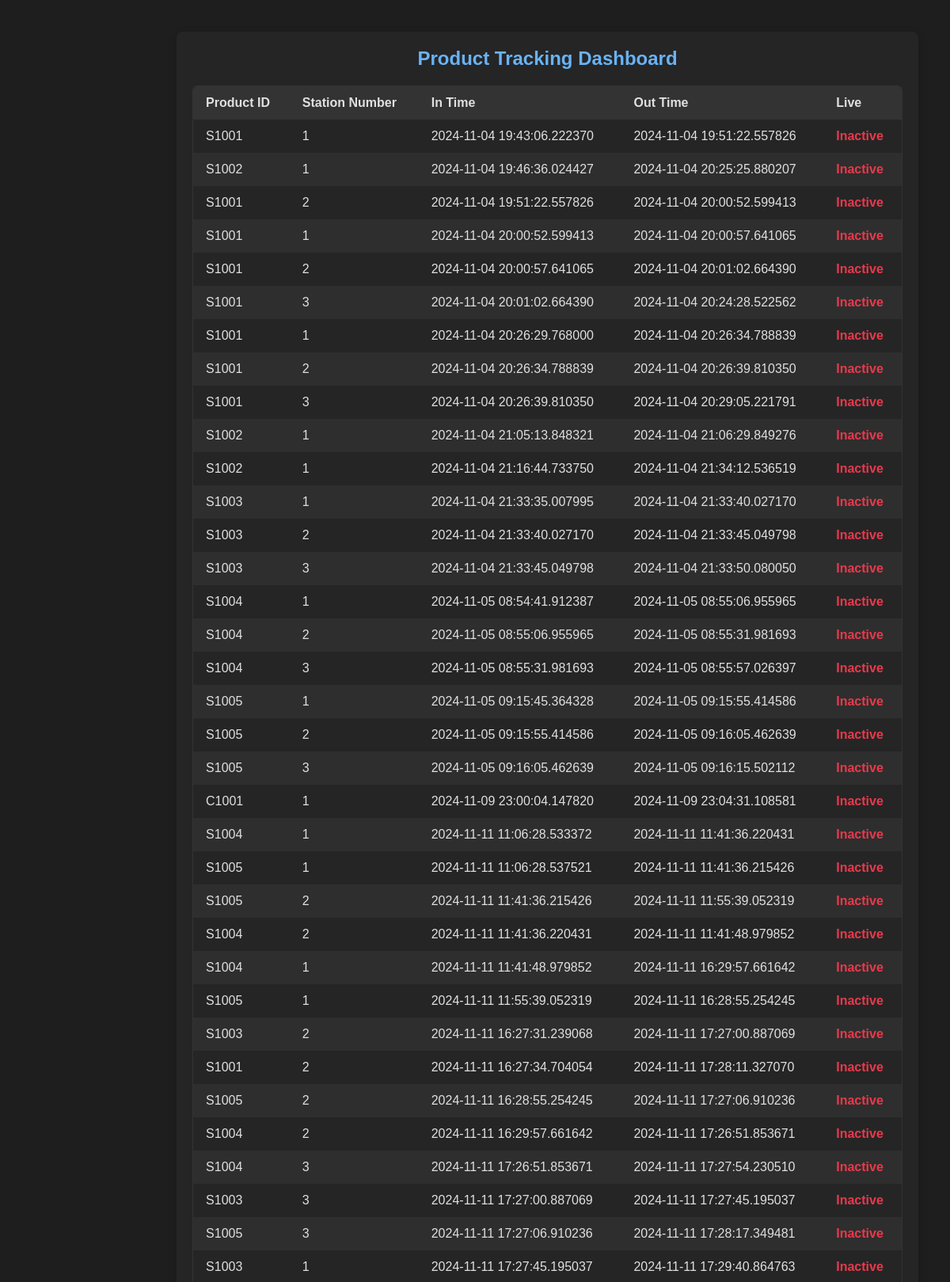
The page / (upper part) on the database its author committed.
### tables this page shows
CREATE TABLE product_tracking (
            product_id TEXT,
            station_number TEXT,
            in_time DATETIME,
            out_time DATETIME,
            live BOOLEAN
        , stackable BOOLEAN DEFAULT 0, bags_in_stack INTEGER DEFAULT 0);

### app.py (the view)
@app.route('/')
def index():
    data = fetch_data()
    return render_template('index.html', data=data)

### app.py (called while the page is built)
def fetch_data():
    conn = sqlite3.connect('products.db')
    cursor = conn.cursor()
    cursor.execute("SELECT * FROM product_tracking")
    rows = cursor.fetchall()
    conn.close()
    data = []
    for row in rows:
        data.append({
            "product_id": row[0],
            "station_number": row[1],
            "in_time": str(row[2]),
            "out_time": str(row[3]) if row[3] else "-",
            "live": bool(row[4])
        })
    return data

### templates/index.html (shortened to what this page needs)
<!DOCTYPE html>
<html lang="en">
<head>
</head>
<body>
  <div class="container">
    <h1>Product Tracking Dashboard</h1>
    <div class="table-container">
      <table id="data-table">
        <thead>
          <tr>
            <th>Product ID</th>
            <th>Station Number</th>
            <th>In Time</th>
            <th>Out Time</th>
            <th>Live</th>
          </tr>
        </thead>
        <tbody>
          {% for row in data %}
          <tr>
            <td>{{ row.product_id }}</td>
            <td>{{ row.station_number }}</td>
            <td>{{ row.in_time }}</td>
            <td>{{ row.out_time }}</td>
            <td class="{{ 'status-true' if row.live else 'status-false' }}">
              {{ 'Live' if row.live else 'Inactive' }}
            </td>
          </tr>
          {% endfor %}
        </tbody>
      </table>
    </div>
  </div>
</body>
</html>

### templates/index.html (style rules this page uses)
* { margin: 0; padding: 0; box-sizing: border-box; }
body { font-family: Arial, sans-serif; background-color: #1e1e1e; color: #e0e0e0; display: flex; justify-content: center; align-items: center; min-height: 100vh; }
.container { max-width: 1600px; width: 100%; padding: 20px; margin: 40px; background-color: #252526; border-radius: 8px; box-shadow: 0px 4px 12px rgba(0, 0, 0, 0.2); }
h1 { text-align: center; margin-bottom: 20px; font-size: 24px; color: #69b3f5; }
.table-container { overflow-x: auto; border-radius: 6px; border: 1px solid #333; }
table { width: 100%; border-collapse: collapse; color: #e0e0e0; }
th, td { padding: 12px 16px; text-align: left; }
th { background-color: #333; color: #e0e0e0; font-weight: bold; }
tr:nth-child(even) { background-color: #2e2e2e; }
.status-false { color: #ea394b; font-weight: bold; }

### rows shown on the page
product_tracking: product_id "S1001", station_number "1", in_time "2024-11-04 19:43:06.222370", out_time "2024-11-04 19:51:22.557826", live "Inactive"
product_tracking: product_id "S1002", station_number "1", in_time "2024-11-04 19:46:36.024427", out_time "2024-11-04 20:25:25.880207", live "Inactive"
product_tracking: product_id "S1001", station_number "2", in_time "2024-11-04 19:51:22.557826", out_time "2024-11-04 20:00:52.599413", live "Inactive"
product_tracking: product_id "S1001", station_number "1", in_time "2024-11-04 20:00:52.599413", out_time "2024-11-04 20:00:57.641065", live "Inactive"
product_tracking: product_id "S1001", station_number "2", in_time "2024-11-04 20:00:57.641065", out_time "2024-11-04 20:01:02.664390", live "Inactive"
product_tracking: product_id "S1001", station_number "3", in_time "2024-11-04 20:01:02.664390", out_time "2024-11-04 20:24:28.522562", live "Inactive"
product_tracking: product_id "S1001", station_number "1", in_time "2024-11-04 20:26:29.768000", out_time "2024-11-04 20:26:34.788839", live "Inactive"
product_tracking: product_id "S1001", station_number "2", in_time "2024-11-04 20:26:34.788839", out_time "2024-11-04 20:26:39.810350", live "Inactive"
product_tracking: product_id "S1001", station_number "3", in_time "2024-11-04 20:26:39.810350", out_time "2024-11-04 20:29:05.221791", live "Inactive"
product_tracking: product_id "S1002", station_number "1", in_time "2024-11-04 21:05:13.848321", out_time "2024-11-04 21:06:29.849276", live "Inactive"
product_tracking: product_id "S1002", station_number "1", in_time "2024-11-04 21:16:44.733750", out_time "2024-11-04 21:34:12.536519", live "Inactive"
product_tracking: product_id "S1003", station_number "1", in_time "2024-11-04 21:33:35.007995", out_time "2024-11-04 21:33:40.027170", live "Inactive"
product_tracking: product_id "S1003", station_number "2", in_time "2024-11-04 21:33:40.027170", out_time "2024-11-04 21:33:45.049798", live "Inactive"
product_tracking: product_id "S1003", station_number "3", in_time "2024-11-04 21:33:45.049798", out_time "2024-11-04 21:33:50.080050", live "Inactive"
product_tracking: product_id "S1004", station_number "1", in_time "2024-11-05 08:54:41.912387", out_time "2024-11-05 08:55:06.955965", live "Inactive"
product_tracking: product_id "S1004", station_number "2", in_time "2024-11-05 08:55:06.955965", out_time "2024-11-05 08:55:31.981693", live "Inactive"
product_tracking: product_id "S1004", station_number "3", in_time "2024-11-05 08:55:31.981693", out_time "2024-11-05 08:55:57.026397", live "Inactive"
product_tracking: product_id "S1005", station_number "1", in_time "2024-11-05 09:15:45.364328", out_time "2024-11-05 09:15:55.414586", live "Inactive"
product_tracking: product_id "S1005", station_number "2", in_time "2024-11-05 09:15:55.414586", out_time "2024-11-05 09:16:05.462639", live "Inactive"
product_tracking: product_id "S1005", station_number "3", in_time "2024-11-05 09:16:05.462639", out_time "2024-11-05 09:16:15.502112", live "Inactive"
product_tracking: product_id "C1001", station_number "1", in_time "2024-11-09 23:00:04.147820", out_time "2024-11-09 23:04:31.108581", live "Inactive"
product_tracking: product_id "S1004", station_number "1", in_time "2024-11-11 11:06:28.533372", out_time "2024-11-11 11:41:36.220431", live "Inactive"
product_tracking: product_id "S1005", station_number "1", in_time "2024-11-11 11:06:28.537521", out_time "2024-11-11 11:41:36.215426", live "Inactive"
product_tracking: product_id "S1005", station_number "2", in_time "2024-11-11 11:41:36.215426", out_time "2024-11-11 11:55:39.052319", live "Inactive"
product_tracking: product_id "S1004", station_number "2", in_time "2024-11-11 11:41:36.220431", out_time "2024-11-11 11:41:48.979852", live "Inactive"
product_tracking: product_id "S1004", station_number "1", in_time "2024-11-11 11:41:48.979852", out_time "2024-11-11 16:29:57.661642", live "Inactive"
product_tracking: product_id "S1005", station_number "1", in_time "2024-11-11 11:55:39.052319", out_time "2024-11-11 16:28:55.254245", live "Inactive"
product_tracking: product_id "S1003", station_number "2", in_time "2024-11-11 16:27:31.239068", out_time "2024-11-11 17:27:00.887069", live "Inactive"
product_tracking: product_id "S1001", station_number "2", in_time "2024-11-11 16:27:34.704054", out_time "2024-11-11 17:28:11.327070", live "Inactive"
product_tracking: product_id "S1005", station_number "2", in_time "2024-11-11 16:28:55.254245", out_time "2024-11-11 17:27:06.910236", live "Inactive"
product_tracking: product_id "S1004", station_number "2", in_time "2024-11-11 16:29:57.661642", out_time "2024-11-11 17:26:51.853671", live "Inactive"
product_tracking: product_id "S1004", station_number "3", in_time "2024-11-11 17:26:51.853671", out_time "2024-11-11 17:27:54.230510", live "Inactive"
product_tracking: product_id "S1003", station_number "3", in_time "2024-11-11 17:27:00.887069", out_time "2024-11-11 17:27:45.195037", live "Inactive"
product_tracking: product_id "S1005", station_number "3", in_time "2024-11-11 17:27:06.910236", out_time "2024-11-11 17:28:17.349481", live "Inactive"
product_tracking: product_id "S1003", station_number "1", in_time "2024-11-11 17:27:45.195037", out_time "2024-11-11 17:29:40.864763", live "Inactive"
